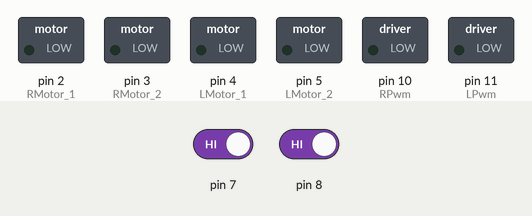
This sketch was run on a simulated Arduino Uno, built with avr-gcc and run on an emulated ATmega328P. Parts: switched loads named in the sketch (green lamp = pin HIGH). The inputs (shaded band) are chosen by the test bench; at power-on: pin 7 HIGH, pin 8 HIGH.

Above: at 1.2 s.
1.3 s: pin 7 driven LOW
At 1.6 s:
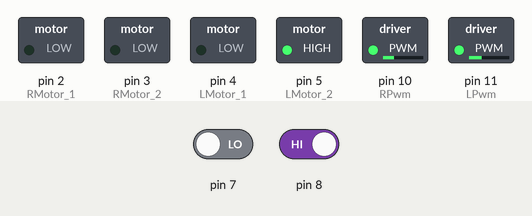
2.8 s: pin 8 driven LOW
At 4.0 s:
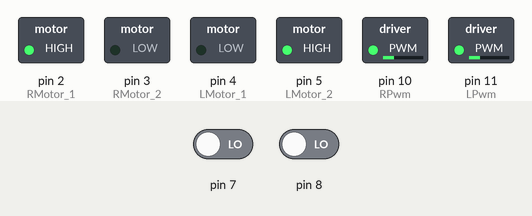
4.3 s: pin 7 driven HIGH
At 5.2 s:
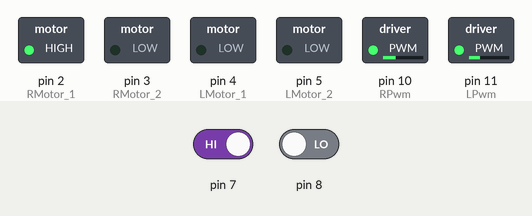
5.8 s: pin 8 driven HIGH
At 6.3 s:
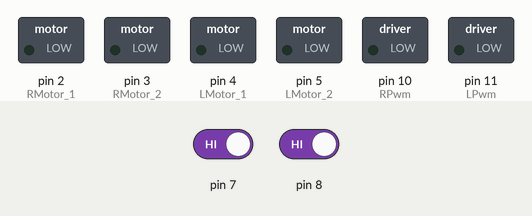
Timing chart, 0 to 8.3 s (numbered marks = the images above; inputs shaded):
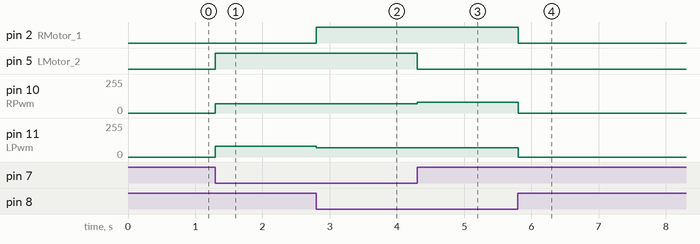

Measured:
- after the input at 1.3 s, pin 5 (LMotor_2): LOW → HIGH at once; pin 10 (RPwm): 0/255 → 70/255 at once; pin 11 (LPwm): 0/255 → 80/255 at once
- after the input at 2.8 s, pin 2 (RMotor_1): LOW → HIGH at once; pin 11 (LPwm): 80/255 → 70/255 at once
- after the input at 4.3 s, pin 5 (LMotor_2): HIGH → LOW at once; pin 10 (RPwm): 70/255 → 80/255 at once
- after the input at 5.8 s, pin 2 (RMotor_1): HIGH → LOW at once; pin 10 (RPwm): 80/255 → 0/255 at once; pin 11 (LPwm): 70/255 → 0/255 at once

The sketch:

light_following.ino
```cpp
int RMotor_1 = 2;

int RMotor_2 = 3;

int LMotor_1 = 4;

int LMotor_2 = 5;

int RPwm = 10;

int LPwm = 11;

int gSpeed = 70;        // MAX 255
int turn_speed = 80;    // MAX 255


void setup() {

  pinMode(RMotor_1, OUTPUT);

  pinMode(RMotor_2, OUTPUT);

  pinMode(LMotor_1, OUTPUT);

  pinMode(LMotor_2, OUTPUT);

  pinMode(RPwm, OUTPUT);

  pinMode(LPwm, OUTPUT);

  analogWrite(RPwm, gSpeed);

  analogWrite(LPwm, gSpeed);

}

void loop() {

  int ldrright = digitalRead(7);

  int ldrleft = digitalRead(8);

  if (ldrright == 0 && ldrleft == 0) {

    move_forward();

  }

  if (ldrright == 0 && ldrleft == 1) {

    turn_right();

  }

  if (ldrright == 1 && ldrleft == 0) {

    turn_left();

  }

  if (ldrright == 1 && ldrleft == 1) {

    move_stop();

  }

  delay(100);

}

void move_forward() {

  digitalWrite(RMotor_1, HIGH);

  digitalWrite(RMotor_2, LOW);

  digitalWrite(LMotor_1, LOW);

  digitalWrite(LMotor_2, HIGH);

  analogWrite (RPwm, gSpeed);
  analogWrite (LPwm, gSpeed);
}


void turn_right() {

  digitalWrite(RMotor_1, LOW);

  digitalWrite(RMotor_2, LOW);

  digitalWrite(LMotor_1, LOW);

  digitalWrite(LMotor_2, HIGH);

  analogWrite (RPwm, gSpeed);
  analogWrite (LPwm, turn_speed);
}

void turn_left() {

  digitalWrite(RMotor_1, HIGH);

  digitalWrite(RMotor_2, LOW);

  digitalWrite(LMotor_1, LOW);

  digitalWrite(LMotor_2, LOW);

  analogWrite (RPwm, turn_speed);
  analogWrite (LPwm, gSpeed);
}

void move_stop() {

  digitalWrite(RMotor_1, LOW);

  digitalWrite(RMotor_2, LOW);

  digitalWrite(LMotor_1, LOW);

  digitalWrite(LMotor_2, LOW);

  analogWrite (RPwm, 0);
  analogWrite (LPwm, 0);
}
```
